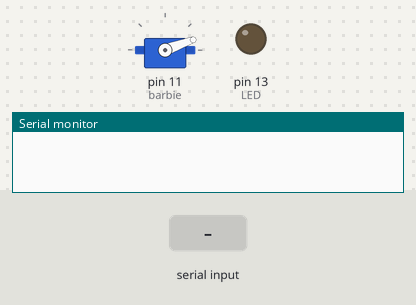
Simulated run of this sketch. Board: Arduino Uno, built with avr-gcc and run on an emulated ATmega328P. Parts: servo, output pins drawn as LEDs (lit = HIGH), the last lines printed to the serial monitor. Inputs (shaded band) come from the test bench.

Above: at 1.2 s.
1.3 s: "90,45\n" received over Serial
At 2.6 s:
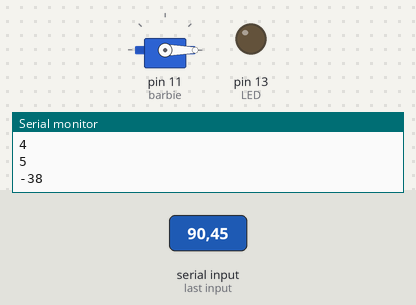
2.9 s: "30,150\n" received over Serial
At 3.9 s:
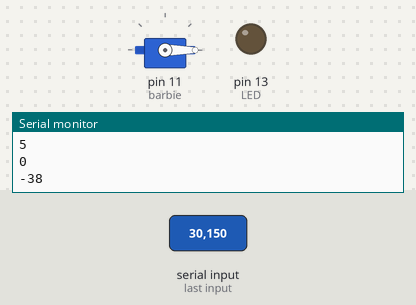
Timing chart, 0 to 5.9 s (numbered marks = the images above; inputs shaded):
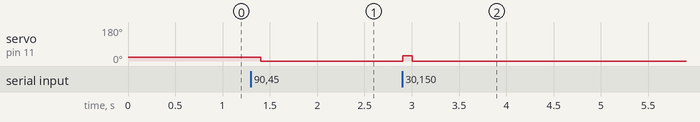

Measured:
- after the input at 1.3 s, servo on pin 11 (barbie): 20° → 0° after 0.10 s
- after the input at 2.9 s, servo on pin 11 (barbie): 0° → 27° at once, → 0° 0.10 s later

The sketch:

serialBytes.ino
```cpp
//Servo controlado por dado recebido via Serial
//Autor: Otavio Carneiro - 25/05/2014
//Licenca: MIT - use como quiser, nao me responsabilize
#include <Servo.h>

Servo barbie;
const int LED = 13;
int valorRecebido = 0; //valor vindo de fora
int valorAExibir = 0;  //valor que o servo deve representar

void setup()
{
  Serial.begin(9600);
  pinMode(LED, OUTPUT);
  barbie.attach(11);
}

void loop()
{
  while (Serial.available()) // Wait for characters
  {
      //byte upper = Serial.read();
      //byte lower = Serial.read();
      //Serial.print("U ");
      //Serial.print(upper);
      //Serial.print("L ");
      //Serial.println(lower);
      //valorRecebido = ((upper-48)<<8) | (lower-48); //Reassemble the number
      valorRecebido = Serial.read()-48;
      Serial.println(valorRecebido);
  }
  if (valorRecebido == 1) {
    digitalWrite(LED, HIGH);
  } else if (valorRecebido == 0) {
    digitalWrite(LED, LOW);
  }

  int valorServo = map(valorRecebido, 0, 100, 20, 179);
  barbie.write(valorServo);

  delay(100);
}
//  val = analogRead(potpin);            // reads the value of the potentiometer (value between 0 and 1023)
//  val = map(val, 0, 1023, 0, 179);     // scale it to use it with the servo (value between 0 and 180)
//  myservo.write(val);                  // sets the servo position according to the scaled value
//  delay(15);                           // waits for the servo to get there
//}
```
